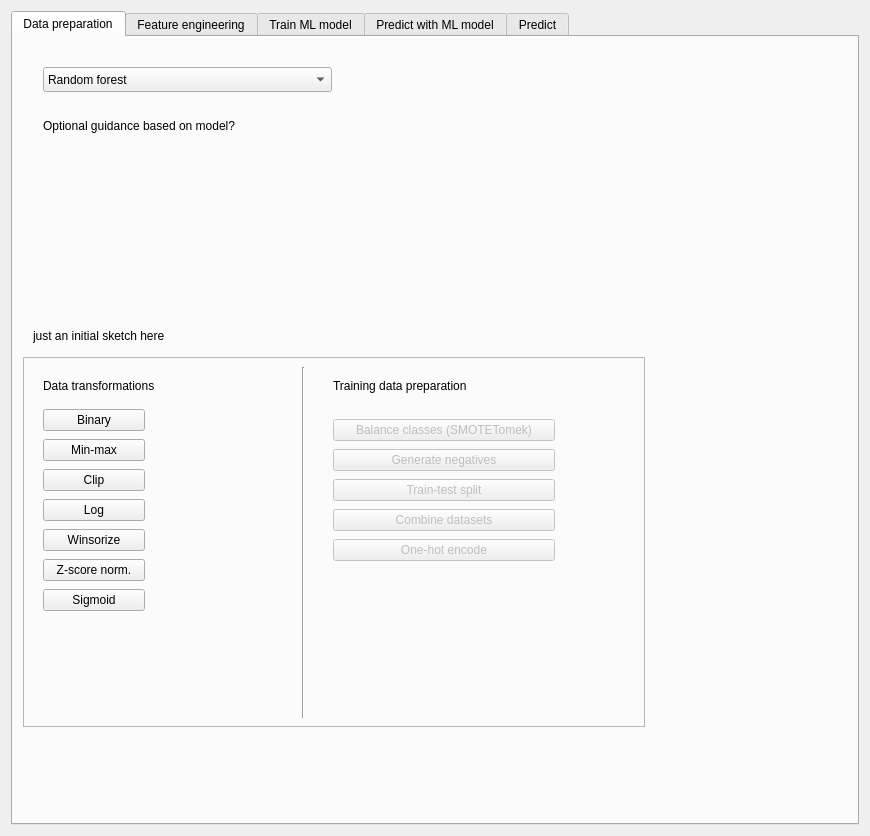
<?xml version="1.0" encoding="UTF-8"?>
<ui version="4.0">
 <class>Form</class>
 <widget class="QWidget" name="Form">
  <property name="geometry">
   <rect>
    <x>0</x>
    <y>0</y>
    <width>870</width>
    <height>836</height>
   </rect>
  </property>
  <property name="windowTitle">
   <string>Form</string>
  </property>
  <layout class="QVBoxLayout" name="verticalLayout">
   <item>
    <widget class="QTabWidget" name="modeling_tabs">
     <property name="currentIndex">
      <number>0</number>
     </property>
     <widget class="QWidget" name="model_data_preparation_tab">
      <attribute name="title">
       <string>Data preparation</string>
      </attribute>
      <widget class="QLabel" name="label_129">
       <property name="geometry">
        <rect>
         <x>30</x>
         <y>80</y>
         <width>271</width>
         <height>17</height>
        </rect>
       </property>
       <property name="text">
        <string>Optional guidance based on model?</string>
       </property>
      </widget>
      <widget class="QComboBox" name="comboBox_5">
       <property name="geometry">
        <rect>
         <x>30</x>
         <y>30</y>
         <width>289</width>
         <height>25</height>
        </rect>
       </property>
       <item>
        <property name="text">
         <string>Random forest</string>
        </property>
       </item>
       <item>
        <property name="text">
         <string>Logistic regression</string>
        </property>
       </item>
       <item>
        <property name="text">
         <string>Gradient boosting</string>
        </property>
       </item>
      </widget>
      <widget class="QFrame" name="frame_3">
       <property name="geometry">
        <rect>
         <x>10</x>
         <y>320</y>
         <width>622</width>
         <height>370</height>
        </rect>
       </property>
       <property name="sizePolicy">
        <sizepolicy hsizetype="Preferred" vsizetype="Expanding">
         <horstretch>0</horstretch>
         <verstretch>0</verstretch>
        </sizepolicy>
       </property>
       <property name="frameShape">
        <enum>QFrame::StyledPanel</enum>
       </property>
       <property name="frameShadow">
        <enum>QFrame::Raised</enum>
       </property>
       <widget class="QLabel" name="label_130">
        <property name="geometry">
         <rect>
          <x>310</x>
          <y>20</y>
          <width>181</width>
          <height>17</height>
         </rect>
        </property>
        <property name="text">
         <string>Training data preparation</string>
        </property>
       </widget>
       <widget class="QWidget" name="layoutWidget_18">
        <property name="geometry">
         <rect>
          <x>20</x>
          <y>50</y>
          <width>102</width>
          <height>213</height>
         </rect>
        </property>
        <layout class="QVBoxLayout" name="verticalLayout_36">
         <item>
          <widget class="QPushButton" name="pushButton_11">
           <property name="text">
            <string>Binary</string>
           </property>
          </widget>
         </item>
         <item>
          <widget class="QPushButton" name="pushButton_16">
           <property name="text">
            <string>Min-max</string>
           </property>
          </widget>
         </item>
         <item>
          <widget class="QPushButton" name="pushButton_17">
           <property name="text">
            <string>Clip</string>
           </property>
          </widget>
         </item>
         <item>
          <widget class="QPushButton" name="pushButton_18">
           <property name="text">
            <string>Log</string>
           </property>
          </widget>
         </item>
         <item>
          <widget class="QPushButton" name="pushButton_19">
           <property name="text">
            <string>Winsorize</string>
           </property>
          </widget>
         </item>
         <item>
          <widget class="QPushButton" name="pushButton_20">
           <property name="text">
            <string>Z-score norm.</string>
           </property>
          </widget>
         </item>
         <item>
          <widget class="QPushButton" name="pushButton_21">
           <property name="text">
            <string>Sigmoid</string>
           </property>
          </widget>
         </item>
        </layout>
       </widget>
       <widget class="QLabel" name="label_131">
        <property name="geometry">
         <rect>
          <x>20</x>
          <y>20</y>
          <width>151</width>
          <height>17</height>
         </rect>
        </property>
        <property name="text">
         <string>Data transformations</string>
        </property>
       </widget>
       <widget class="Line" name="line_7">
        <property name="geometry">
         <rect>
          <x>270</x>
          <y>10</y>
          <width>20</width>
          <height>351</height>
         </rect>
        </property>
        <property name="orientation">
         <enum>Qt::Vertical</enum>
        </property>
       </widget>
       <widget class="QWidget" name="layoutWidget_19">
        <property name="geometry">
         <rect>
          <x>310</x>
          <y>60</y>
          <width>222</width>
          <height>151</height>
         </rect>
        </property>
        <layout class="QVBoxLayout" name="verticalLayout_37">
         <item>
          <widget class="QPushButton" name="pushButton_22">
           <property name="enabled">
            <bool>false</bool>
           </property>
           <property name="text">
            <string>Balance classes (SMOTETomek)</string>
           </property>
          </widget>
         </item>
         <item>
          <widget class="QPushButton" name="pushButton_23">
           <property name="enabled">
            <bool>false</bool>
           </property>
           <property name="text">
            <string>Generate negatives</string>
           </property>
          </widget>
         </item>
         <item>
          <widget class="QPushButton" name="pushButton_24">
           <property name="enabled">
            <bool>false</bool>
           </property>
           <property name="text">
            <string>Train-test split</string>
           </property>
          </widget>
         </item>
         <item>
          <widget class="QPushButton" name="pushButton_25">
           <property name="enabled">
            <bool>false</bool>
           </property>
           <property name="text">
            <string>Combine datasets</string>
           </property>
          </widget>
         </item>
         <item>
          <widget class="QPushButton" name="pushButton_26">
           <property name="enabled">
            <bool>false</bool>
           </property>
           <property name="text">
            <string>One-hot encode</string>
           </property>
          </widget>
         </item>
        </layout>
       </widget>
      </widget>
      <widget class="QLabel" name="label_132">
       <property name="geometry">
        <rect>
         <x>20</x>
         <y>290</y>
         <width>321</width>
         <height>17</height>
        </rect>
       </property>
       <property name="text">
        <string>just an initial sketch here</string>
       </property>
      </widget>
     </widget>
     <widget class="QWidget" name="feature_engineering_tab">
      <attribute name="title">
       <string>Feature engineering</string>
      </attribute>
     </widget>
     <widget class="QWidget" name="train_ml_model_tab">
      <attribute name="title">
       <string>Train ML model</string>
      </attribute>
      <layout class="QVBoxLayout" name="verticalLayout_38">
       <item>
        <layout class="QHBoxLayout" name="horizontalLayout_28">
         <item>
          <layout class="QVBoxLayout" name="verticalLayout_39">
           <item>
            <layout class="QVBoxLayout" name="verticalLayout_40">
             <item>
              <widget class="QLabel" name="label_133">
               <property name="sizePolicy">
                <sizepolicy hsizetype="Preferred" vsizetype="Preferred">
                 <horstretch>0</horstretch>
                 <verstretch>0</verstretch>
                </sizepolicy>
               </property>
               <property name="font">
                <font>
                 <weight>75</weight>
                 <bold>true</bold>
                </font>
               </property>
               <property name="text">
                <string>Select model to train</string>
               </property>
               <property name="alignment">
                <set>Qt::AlignBottom|Qt::AlignLeading|Qt::AlignLeft</set>
               </property>
              </widget>
             </item>
             <item>
              <widget class="QComboBox" name="comboBox_3">
               <item>
                <property name="text">
                 <string>Random forest – classifier</string>
                </property>
               </item>
               <item>
                <property name="text">
                 <string>Random forest – regressor</string>
                </property>
               </item>
               <item>
                <property name="text">
                 <string>Gradient boosting – classifier</string>
                </property>
               </item>
               <item>
                <property name="text">
                 <string>Gradient boosting – regressor</string>
                </property>
               </item>
               <item>
                <property name="text">
                 <string>Logistic regression (classifier)</string>
                </property>
               </item>
              </widget>
             </item>
            </layout>
           </item>
           <item>
            <spacer name="verticalSpacer_5">
             <property name="orientation">
              <enum>Qt::Vertical</enum>
             </property>
             <property name="sizeType">
              <enum>QSizePolicy::Maximum</enum>
             </property>
             <property name="sizeHint" stdset="0">
              <size>
               <width>20</width>
               <height>10</height>
              </size>
             </property>
            </spacer>
           </item>
           <item>
            <layout class="QVBoxLayout" name="verticalLayout_41">
             <item>
              <widget class="QLabel" name="label_134">
               <property name="font">
                <font>
                 <weight>75</weight>
                 <bold>true</bold>
                </font>
               </property>
               <property name="text">
                <string>Model parameters</string>
               </property>
              </widget>
             </item>
             <item>
              <layout class="QFormLayout" name="formLayout_13">
               <item row="0" column="0">
                <widget class="QLabel" name="lossLabel_3">
                 <property name="text">
                  <string>Loss</string>
                 </property>
                </widget>
               </item>
               <item row="1" column="0">
                <widget class="QLabel" name="learningRateLabel_3">
                 <property name="text">
                  <string>Learning rate</string>
                 </property>
                </widget>
               </item>
               <item row="1" column="1">
                <widget class="QgsDoubleSpinBox" name="learningRateQgsDoubleSpinBox_3">
                 <property name="sizePolicy">
                  <sizepolicy hsizetype="Preferred" vsizetype="Fixed">
                   <horstretch>0</horstretch>
                   <verstretch>0</verstretch>
                  </sizepolicy>
                 </property>
                 <property name="minimumSize">
                  <size>
                   <width>50</width>
                   <height>26</height>
                  </size>
                 </property>
                 <property name="minimum">
                  <double>0.000000000000000</double>
                 </property>
                 <property name="value">
                  <double>0.100000000000000</double>
                 </property>
                </widget>
               </item>
               <item row="2" column="0">
                <widget class="QLabel" name="nEstimatorsLabel_3">
                 <property name="text">
                  <string>N estimators</string>
                 </property>
                </widget>
               </item>
               <item row="2" column="1">
                <widget class="QgsSpinBox" name="nEstimatorsQgsSpinBox_3">
                 <property name="sizePolicy">
                  <sizepolicy hsizetype="Preferred" vsizetype="Fixed">
                   <horstretch>0</horstretch>
                   <verstretch>0</verstretch>
                  </sizepolicy>
                 </property>
                 <property name="minimumSize">
                  <size>
                   <width>50</width>
                   <height>26</height>
                  </size>
                 </property>
                 <property name="minimum">
                  <number>1</number>
                 </property>
                 <property name="maximum">
                  <number>10000</number>
                 </property>
                 <property name="value">
                  <number>100</number>
                 </property>
                </widget>
               </item>
               <item row="3" column="0">
                <widget class="QLabel" name="maxDepthLabel_3">
                 <property name="text">
                  <string>Max depth</string>
                 </property>
                </widget>
               </item>
               <item row="3" column="1">
                <widget class="QgsSpinBox" name="maxDepthQgsSpinBox_3">
                 <property name="sizePolicy">
                  <sizepolicy hsizetype="Preferred" vsizetype="Fixed">
                   <horstretch>0</horstretch>
                   <verstretch>0</verstretch>
                  </sizepolicy>
                 </property>
                 <property name="minimumSize">
                  <size>
                   <width>50</width>
                   <height>26</height>
                  </size>
                 </property>
                 <property name="minimum">
                  <number>1</number>
                 </property>
                 <property name="value">
                  <number>3</number>
                 </property>
                </widget>
               </item>
               <item row="4" column="0">
                <widget class="QLabel" name="subsampleLabel_3">
                 <property name="text">
                  <string>Subsample</string>
                 </property>
                </widget>
               </item>
               <item row="4" column="1">
                <widget class="QgsDoubleSpinBox" name="subsampleQgsDoubleSpinBox_3">
                 <property name="sizePolicy">
                  <sizepolicy hsizetype="Preferred" vsizetype="Fixed">
                   <horstretch>0</horstretch>
                   <verstretch>0</verstretch>
                  </sizepolicy>
                 </property>
                 <property name="minimumSize">
                  <size>
                   <width>50</width>
                   <height>26</height>
                  </size>
                 </property>
                 <property name="minimum">
                  <double>0.010000000000000</double>
                 </property>
                 <property name="maximum">
                  <double>1.000000000000000</double>
                 </property>
                 <property name="value">
                  <double>1.000000000000000</double>
                 </property>
                </widget>
               </item>
               <item row="0" column="1">
                <widget class="QComboBox" name="lossComboBox_3">
                 <item>
                  <property name="text">
                   <string>log_loss</string>
                  </property>
                 </item>
                 <item>
                  <property name="text">
                   <string>exponential</string>
                  </property>
                 </item>
                </widget>
               </item>
              </layout>
             </item>
            </layout>
           </item>
           <item>
            <layout class="QVBoxLayout" name="verticalLayout_42">
             <item>
              <widget class="QLabel" name="label_135">
               <property name="font">
                <font>
                 <weight>75</weight>
                 <bold>true</bold>
                </font>
               </property>
               <property name="text">
                <string>Model save path</string>
               </property>
               <property name="alignment">
                <set>Qt::AlignBottom|Qt::AlignLeading|Qt::AlignLeft</set>
               </property>
              </widget>
             </item>
             <item>
              <widget class="QgsFileWidget" name="mQgsFileWidget_3"/>
             </item>
            </layout>
           </item>
           <item>
            <spacer name="verticalSpacer_6">
             <property name="orientation">
              <enum>Qt::Vertical</enum>
             </property>
             <property name="sizeType">
              <enum>QSizePolicy::Preferred</enum>
             </property>
             <property name="sizeHint" stdset="0">
              <size>
               <width>20</width>
               <height>10</height>
              </size>
             </property>
            </spacer>
           </item>
           <item>
            <layout class="QVBoxLayout" name="verticalLayout_43">
             <item>
              <widget class="QLabel" name="label_136">
               <property name="font">
                <font>
                 <weight>75</weight>
                 <bold>true</bold>
                </font>
               </property>
               <property name="text">
                <string>Training data</string>
               </property>
              </widget>
             </item>
             <item>
              <layout class="QFormLayout" name="formLayout_14">
               <item row="0" column="0">
                <widget class="QLabel" name="label_137">
                 <property name="text">
                  <string>X (data)</string>
                 </property>
                </widget>
               </item>
               <item row="0" column="1">
                <widget class="QgsMapLayerComboBox" name="mMapLayerComboBox_6"/>
               </item>
               <item row="1" column="0">
                <widget class="QLabel" name="label_138">
                 <property name="text">
                  <string>y (labels)</string>
                 </property>
                </widget>
               </item>
               <item row="1" column="1">
                <widget class="QgsMapLayerComboBox" name="mMapLayerComboBox_7"/>
               </item>
              </layout>
             </item>
            </layout>
           </item>
           <item>
            <layout class="QVBoxLayout" name="verticalLayout_44">
             <item>
              <widget class="QLabel" name="label_139">
               <property name="font">
                <font>
                 <weight>75</weight>
                 <bold>true</bold>
                </font>
               </property>
               <property name="text">
                <string>Test/validation settings</string>
               </property>
              </widget>
             </item>
             <item>
              <layout class="QFormLayout" name="formLayout_15">
               <item row="0" column="0">
                <widget class="QLabel" name="testMethodLabel_7">
                 <property name="text">
                  <string>Test method</string>
                 </property>
                </widget>
               </item>
               <item row="0" column="1">
                <widget class="QComboBox" name="testMethodComboBox_6">
                 <item>
                  <property name="text">
                   <string>Simple split</string>
                  </property>
                 </item>
                 <item>
                  <property name="text">
                   <string>K-fold CV</string>
                  </property>
                 </item>
                 <item>
                  <property name="text">
                   <string>Stratified k-fold CV</string>
                  </property>
                 </item>
                 <item>
                  <property name="text">
                   <string>Leave-one-out CV</string>
                  </property>
                 </item>
                 <item>
                  <property name="text">
                   <string>None</string>
                  </property>
                 </item>
                </widget>
               </item>
               <item row="1" column="0">
                <widget class="QLabel" name="testMethodLabel_8">
                 <property name="text">
                  <string>Metrics</string>
                 </property>
                </widget>
               </item>
               <item row="1" column="1">
                <widget class="QgsCheckableComboBox" name="mComboBox_2">
                 <property name="checkedItems">
                  <stringlist/>
                 </property>
                 <item>
                  <property name="text">
                   <string>Accuracy</string>
                  </property>
                 </item>
                 <item>
                  <property name="text">
                   <string>Precision</string>
                  </property>
                 </item>
                 <item>
                  <property name="text">
                   <string>Recall</string>
                  </property>
                 </item>
                 <item>
                  <property name="text">
                   <string>F1</string>
                  </property>
                 </item>
                 <item>
                  <property name="text">
                   <string>MAE</string>
                  </property>
                 </item>
                 <item>
                  <property name="text">
                   <string>MSE</string>
                  </property>
                 </item>
                 <item>
                  <property name="text">
                   <string>RMSE</string>
                  </property>
                 </item>
                 <item>
                  <property name="text">
                   <string>R2</string>
                  </property>
                 </item>
                </widget>
               </item>
               <item row="2" column="0">
                <widget class="QLabel" name="simpleSplitSizeLabel_4">
                 <property name="text">
                  <string>Simple split size</string>
                 </property>
                </widget>
               </item>
               <item row="2" column="1">
                <widget class="QDoubleSpinBox" name="doubleSpinBox_4">
                 <property name="sizePolicy">
                  <sizepolicy hsizetype="Preferred" vsizetype="Fixed">
                   <horstretch>0</horstretch>
                   <verstretch>0</verstretch>
                  </sizepolicy>
                 </property>
                 <property name="minimum">
                  <double>0.010000000000000</double>
                 </property>
                 <property name="maximum">
                  <double>0.990000000000000</double>
                 </property>
                 <property name="value">
                  <double>0.200000000000000</double>
                 </property>
                </widget>
               </item>
               <item row="3" column="0">
                <widget class="QLabel" name="crossValidationFoldsLabel_4">
                 <property name="text">
                  <string>Cross-validation folds</string>
                 </property>
                </widget>
               </item>
               <item row="3" column="1">
                <widget class="QgsSpinBox" name="crossValidationFoldsQgsSpinBox_4">
                 <property name="sizePolicy">
                  <sizepolicy hsizetype="Preferred" vsizetype="Fixed">
                   <horstretch>0</horstretch>
                   <verstretch>0</verstretch>
                  </sizepolicy>
                 </property>
                 <property name="minimumSize">
                  <size>
                   <width>50</width>
                   <height>26</height>
                  </size>
                 </property>
                 <property name="minimum">
                  <number>2</number>
                 </property>
                 <property name="value">
                  <number>5</number>
                 </property>
                </widget>
               </item>
              </layout>
             </item>
            </layout>
           </item>
           <item>
            <widget class="QPushButton" name="pushButton_27">
             <property name="text">
              <string>Start training</string>
             </property>
            </widget>
           </item>
          </layout>
         </item>
         <item>
          <widget class="QFrame" name="frame_4">
           <property name="minimumSize">
            <size>
             <width>500</width>
             <height>0</height>
            </size>
           </property>
           <property name="frameShape">
            <enum>QFrame::StyledPanel</enum>
           </property>
           <property name="frameShadow">
            <enum>QFrame::Raised</enum>
           </property>
           <layout class="QVBoxLayout" name="verticalLayout_45">
            <item>
             <widget class="QTabWidget" name="tabWidget_4">
              <property name="currentIndex">
               <number>0</number>
              </property>
              <widget class="QWidget" name="tab_6">
               <attribute name="title">
                <string>Training log</string>
               </attribute>
               <layout class="QVBoxLayout" name="verticalLayout_46">
                <item>
                 <layout class="QVBoxLayout" name="verticalLayout_47">
                  <item>
                   <widget class="QTextBrowser" name="textBrowser_2"/>
                  </item>
                  <item>
                   <layout class="QHBoxLayout" name="horizontalLayout_29">
                    <item>
                     <widget class="QLabel" name="label_140">
                      <property name="text">
                       <string>Progress</string>
                      </property>
                     </widget>
                    </item>
                    <item>
                     <widget class="QProgressBar" name="progressBar_2">
                      <property name="value">
                       <number>24</number>
                      </property>
                     </widget>
                    </item>
                   </layout>
                  </item>
                 </layout>
                </item>
               </layout>
              </widget>
              <widget class="QWidget" name="tab_7">
               <attribute name="title">
                <string>Training results</string>
               </attribute>
               <layout class="QVBoxLayout" name="verticalLayout_48">
                <item>
                 <widget class="QTableWidget" name="tableWidget_2">
                  <property name="alternatingRowColors">
                   <bool>true</bool>
                  </property>
                  <row>
                   <property name="text">
                    <string>1</string>
                   </property>
                  </row>
                  <row>
                   <property name="text">
                    <string>2</string>
                   </property>
                  </row>
                  <row>
                   <property name="text">
                    <string>3</string>
                   </property>
                  </row>
                  <row>
                   <property name="text">
                    <string>Micro avg</string>
                   </property>
                  </row>
                  <row>
                   <property name="text">
                    <string>Macro avg</string>
                   </property>
                  </row>
                  <row>
                   <property name="text">
                    <string>Weighted avg</string>
                   </property>
                  </row>
                  <column>
                   <property name="text">
                    <string>Precision</string>
                   </property>
                  </column>
                  <column>
                   <property name="text">
                    <string>Recall</string>
                   </property>
                  </column>
                  <column>
                   <property name="text">
                    <string>F1-score</string>
                   </property>
                  </column>
                  <column>
                   <property name="text">
                    <string>Support</string>
                   </property>
                  </column>
                  <item row="0" column="0">
                   <property name="text">
                    <string>0.98</string>
                   </property>
                  </item>
                  <item row="0" column="1">
                   <property name="text">
                    <string>0.99</string>
                   </property>
                  </item>
                  <item row="0" column="2">
                   <property name="text">
                    <string>0.96</string>
                   </property>
                  </item>
                  <item row="0" column="3">
                   <property name="text">
                    <string>100</string>
                   </property>
                  </item>
                  <item row="1" column="0">
                   <property name="text">
                    <string>0.87</string>
                   </property>
                  </item>
                  <item row="1" column="1">
                   <property name="text">
                    <string>0.94</string>
                   </property>
                  </item>
                  <item row="1" column="2">
                   <property name="text">
                    <string>0.89</string>
                   </property>
                  </item>
                  <item row="1" column="3">
                   <property name="text">
                    <string>85</string>
                   </property>
                  </item>
                  <item row="2" column="0">
                   <property name="text">
                    <string>0.87</string>
                   </property>
                  </item>
                  <item row="2" column="1">
                   <property name="text">
                    <string>0.69</string>
                   </property>
                  </item>
                  <item row="2" column="2">
                   <property name="text">
                    <string>0.77</string>
                   </property>
                  </item>
                  <item row="2" column="3">
                   <property name="text">
                    <string>100</string>
                   </property>
                  </item>
                  <item row="3" column="0">
                   <property name="text">
                    <string>0.98</string>
                   </property>
                  </item>
                  <item row="3" column="1">
                   <property name="text">
                    <string>0.43</string>
                   </property>
                  </item>
                  <item row="3" column="2">
                   <property name="text">
                    <string>0.98</string>
                   </property>
                  </item>
                  <item row="3" column="3">
                   <property name="text">
                    <string>100</string>
                   </property>
                  </item>
                  <item row="4" column="0">
                   <property name="text">
                    <string>0.44</string>
                   </property>
                  </item>
                  <item row="4" column="1">
                   <property name="text">
                    <string>0.66</string>
                   </property>
                  </item>
                  <item row="4" column="2">
                   <property name="text">
                    <string>0.54</string>
                   </property>
                  </item>
                  <item row="4" column="3">
                   <property name="text">
                    <string>40</string>
                   </property>
                  </item>
                  <item row="5" column="0">
                   <property name="text">
                    <string>0.70</string>
                   </property>
                  </item>
                  <item row="5" column="1">
                   <property name="text">
                    <string>0.77</string>
                   </property>
                  </item>
                  <item row="5" column="2">
                   <property name="text">
                    <string>0.76</string>
                   </property>
                  </item>
                  <item row="5" column="3">
                   <property name="text">
                    <string>10</string>
                   </property>
                  </item>
                 </widget>
                </item>
                <item>
                 <widget class="QLabel" name="label_141">
                  <property name="minimumSize">
                   <size>
                    <width>0</width>
                    <height>400</height>
                   </size>
                  </property>
                  <property name="text">
                   <string>Plot(s) placeholder</string>
                  </property>
                  <property name="alignment">
                   <set>Qt::AlignCenter</set>
                  </property>
                 </widget>
                </item>
               </layout>
              </widget>
             </widget>
            </item>
           </layout>
          </widget>
         </item>
        </layout>
       </item>
       <item>
        <widget class="Line" name="line_8">
         <property name="orientation">
          <enum>Qt::Horizontal</enum>
         </property>
        </widget>
       </item>
      </layout>
     </widget>
     <widget class="QWidget" name="predict_with_ml_model_tab">
      <attribute name="title">
       <string>Predict with ML model</string>
      </attribute>
      <widget class="QWidget" name="layoutWidget_20">
       <property name="geometry">
        <rect>
         <x>30</x>
         <y>30</y>
         <width>271</width>
         <height>27</height>
        </rect>
       </property>
       <layout class="QHBoxLayout" name="horizontalLayout_30">
        <item>
         <widget class="QLabel" name="label_142">
          <property name="text">
           <string>Load ML model</string>
          </property>
         </widget>
        </item>
        <item>
         <widget class="QgsFileWidget" name="mQgsFileWidget_4"/>
        </item>
       </layout>
      </widget>
      <widget class="QWidget" name="layoutWidget_21">
       <property name="geometry">
        <rect>
         <x>30</x>
         <y>90</y>
         <width>271</width>
         <height>27</height>
        </rect>
       </property>
       <layout class="QHBoxLayout" name="horizontalLayout_31">
        <item>
         <widget class="QLabel" name="label_143">
          <property name="sizePolicy">
           <sizepolicy hsizetype="Maximum" vsizetype="Preferred">
            <horstretch>0</horstretch>
            <verstretch>0</verstretch>
           </sizepolicy>
          </property>
          <property name="text">
           <string>Data</string>
          </property>
         </widget>
        </item>
        <item>
         <widget class="QgsMapLayerComboBox" name="mMapLayerComboBox_8"/>
        </item>
       </layout>
      </widget>
      <widget class="QPushButton" name="pushButton_28">
       <property name="geometry">
        <rect>
         <x>210</x>
         <y>140</y>
         <width>89</width>
         <height>25</height>
        </rect>
       </property>
       <property name="text">
        <string>Predict</string>
       </property>
      </widget>
     </widget>
     <widget class="QWidget" name="predict_tab">
      <attribute name="title">
       <string>Predict</string>
      </attribute>
      <widget class="QLabel" name="label_5">
       <property name="geometry">
        <rect>
         <x>30</x>
         <y>80</y>
         <width>131</width>
         <height>17</height>
        </rect>
       </property>
       <property name="text">
        <string>Model parameters</string>
       </property>
      </widget>
      <widget class="QPushButton" name="pushButton">
       <property name="geometry">
        <rect>
         <x>190</x>
         <y>260</y>
         <width>89</width>
         <height>25</height>
        </rect>
       </property>
       <property name="text">
        <string>Run</string>
       </property>
      </widget>
      <widget class="QWidget" name="layoutWidget">
       <property name="geometry">
        <rect>
         <x>30</x>
         <y>20</y>
         <width>255</width>
         <height>27</height>
        </rect>
       </property>
       <layout class="QHBoxLayout" name="horizontalLayout_4">
        <item>
         <widget class="QLabel" name="label_4">
          <property name="text">
           <string>Model type</string>
          </property>
         </widget>
        </item>
        <item>
         <widget class="QComboBox" name="comboBox">
          <item>
           <property name="text">
            <string>Weights of evidence</string>
           </property>
          </item>
          <item>
           <property name="text">
            <string>Fuzzy overlay</string>
           </property>
          </item>
         </widget>
        </item>
       </layout>
      </widget>
      <widget class="QWidget" name="layoutWidget_2">
       <property name="geometry">
        <rect>
         <x>30</x>
         <y>110</y>
         <width>202</width>
         <height>27</height>
        </rect>
       </property>
       <layout class="QFormLayout" name="formLayout">
        <item row="0" column="0">
         <widget class="QLabel" name="label_6">
          <property name="text">
           <string>param1</string>
          </property>
         </widget>
        </item>
        <item row="0" column="1">
         <widget class="QLineEdit" name="lineEdit"/>
        </item>
       </layout>
      </widget>
     </widget>
    </widget>
   </item>
  </layout>
 </widget>
 <customwidgets>
  <customwidget>
   <class>QgsCheckableComboBox</class>
   <extends>QComboBox</extends>
   <header>qgscheckablecombobox.h</header>
  </customwidget>
  <customwidget>
   <class>QgsDoubleSpinBox</class>
   <extends>QDoubleSpinBox</extends>
   <header>qgsdoublespinbox.h</header>
  </customwidget>
  <customwidget>
   <class>QgsFileWidget</class>
   <extends>QWidget</extends>
   <header>qgsfilewidget.h</header>
   <container>1</container>
  </customwidget>
  <customwidget>
   <class>QgsMapLayerComboBox</class>
   <extends>QComboBox</extends>
   <header>qgsmaplayercombobox.h</header>
  </customwidget>
  <customwidget>
   <class>QgsSpinBox</class>
   <extends>QSpinBox</extends>
   <header>qgsspinbox.h</header>
  </customwidget>
 </customwidgets>
 <resources/>
 <connections/>
</ui>
